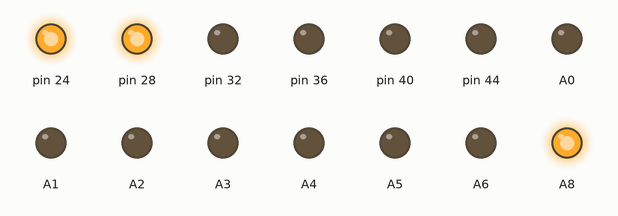
A sketch run on a simulated Arduino Mega 2560, built with avr-gcc and run on an emulated ATmega2560. On the bench: output pins drawn as LEDs (lit = HIGH). Random numbers use the default seed unless the sketch sets one.

Above: at 0.1 s.
At 0.5 s:
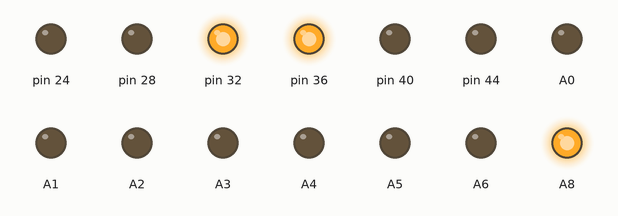
At 0.9 s:
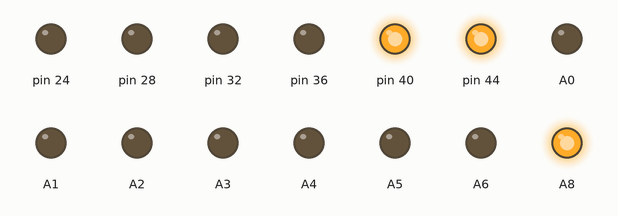
At 1.1 s:
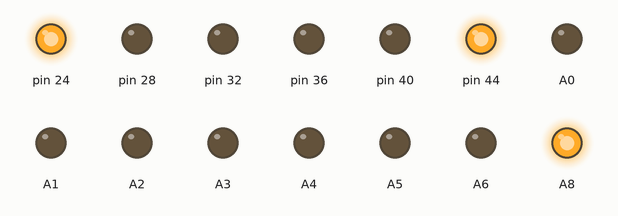
At 1.9 s:
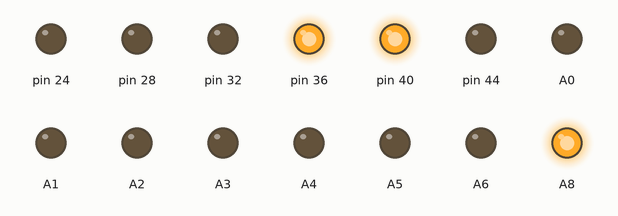
At 2.7 s:
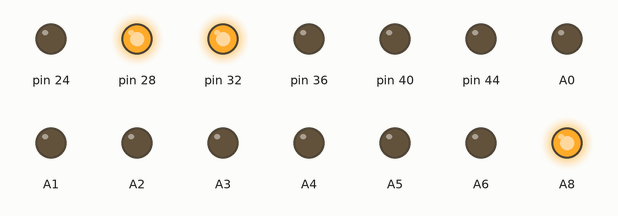
Timing chart, 0 to 3.0 s (numbered marks = the images above):
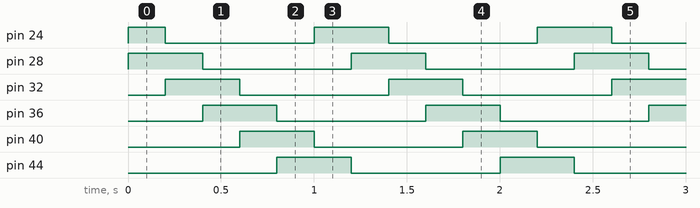

Measured:
- by itself, pin 24: repeats every 1.2 s: LOW 0.80 s, HIGH 0.40 s
- by itself, pin 28, pin 32, pin 36, pin 40, pin 44: alternates HIGH for 0.40 s and LOW for 0.80 s
- by itself, everything shown: repeats every 1.2 s, in 6 steps

The sketch:

MoguraTataki3D.ino
```cpp
#include "SegmentDisplay.hpp"
#include "Panel.hpp"

#define GAMETIME 20000 // 制限時間, 単位: ミリ秒
#define TARGET_SIZE 2 // ターゲットの数

// #define BUTTON 13
#define DISPLAY_R A8, A9, A10, A11, A12, A13, A14
#define DISPLAY_L A0, A1, A2, A3, A4, A5, A6

#define UNUSED_ANALOGPIN A15

const Panel panels[] = { Panel(22, 23, 24, 160), Panel(26, 27, 28, 140), Panel(30, 31, 32, 175), Panel(34, 35, 36, 175),
  Panel(38, 39, 40, 150), Panel(42, 43, 44, 300) };
const int PANELS_SIZE = sizeof(panels) / sizeof(panels[0]); // パネルの数は1以上と決め打ち

// 0: 左, 1: 右
const SegmentDisplay displays[2] = { SegmentDisplay( (int[]) { DISPLAY_L }, false), SegmentDisplay( (int[]) { DISPLAY_R }, true) };

int score;

volatile bool buttonPushed = false;

void setup() {

  /*
  pinMode(BUTTON, INPUT_PULLUP);
  attachInterrupt(BUTTON, onButtonPushed, FALLING);
  */

  Serial.begin(9600);

  randomSeed(analogRead(UNUSED_ANALOGPIN));

}

void loop() {

  reset();
  standby();
  reset();
  game();

  /*
   * ボタンが押されるまで点数を表示し続ける
   */
  // standby();

}

void reset() {

  setSegmentDisplay(score = 0);

  for (int i = 0; i < PANELS_SIZE; i++)
    panels[i].setTarget(false);

}

void standby() {

  // ボタンが押されるまでパネルでイルミネーション

  int illuminationArraySize = PANELS_SIZE / 3;
  unsigned long illumination = millis();
  int wave;

  while (!isButtonPushed()) {

    for (int i = 0; i < PANELS_SIZE; i++) {

      panels[PANELS_SIZE <= i + 1 ? 0 : i + 1].setLED(true);
      panels[i].setLED(true);
      panels[i - 1 < 0 ? PANELS_SIZE - 1 : i - 1].setLED(false);

      if (PANELS_SIZE < ++wave)
        wave = 0;

      while (millis() - illumination < 200);

      illumination = millis();

    }

  }

}

void game() {

  // 最初のターゲットを選ぶ
  for (int i = 0; i < TARGET_SIZE; i++) {

    while (true) {

      int j = random(PANELS_SIZE);

      if (panels[j].isTarget())
        continue;

      panels[j].setTarget(true);

      break;

    }

  }

  // unsigned long startTime = millis();

  while (true) {

    if (isButtonPushed())
      break;

    for (int i = 0; i < PANELS_SIZE; i++) {

      if (!panels[i].isTarget() || !panels[i].check())
        continue;

      panels[i].setTarget(false);

      setSegmentDisplay(++score);

      // 次のターゲットを選ぶ
      while (true) {

        int next = random(PANELS_SIZE);

        if (panels[next].isTarget() || panels[i].equals(panels[next]))
          continue;

        panels[next].setTarget(true);

        break;

      }

      delay(1);

    }

    /*if (GAMETIME < millis() - startTime)
      break;*/

  }

}

void setSegmentDisplay(int value) {

  displays[1].setValue(value % 10);
  displays[0].setValue(value / 10 % 10);

}

void onButtonPushed() {
  buttonPushed = true;
}

bool isButtonPushed() {

  if (buttonPushed) {
    return !(buttonPushed = false);
  }

  return false;

}
```

Panel.cpp
```cpp
#include "Arduino.h"

#include "Panel.hpp"

int Panel::CS_TIME = 30;

Panel::Panel(int paramPinSensorInput, int paramPinSensorOutput, int paramPinLED, long paramThreshold) : pinLED(paramPinLED),
  sensor(CapacitiveSensor(paramPinSensorInput, paramPinSensorOutput)), target(false), threshold(paramThreshold) {

  pinMode(pinLED, OUTPUT);
  digitalWrite(pinLED, LOW);

  sensor.set_CS_AutocaL_Millis(0xffffffff);

}

void Panel::setLED(bool value) {
  digitalWrite(pinLED, value);
}

bool Panel::check() {

  bool touchState = threshold < sensor.capacitiveSensor(CS_TIME);

  return touchState && touchState != lastTouchState;

}

bool Panel::isTarget() {
  return target;
}

void Panel::setTarget(bool value) {
  setLED(target = value);
}

/**
 * LEDのピンで同一パネルか判断する
 */
bool Panel::equals(Panel p) {
  return pinLED == p.pinLED;
}
```

Panel.hpp
```cpp
#ifndef PANEL_H_INCLUDED
#define PANEL_H_INCLUDED

#include <CapacitiveSensor.h>

class Panel {

  public:
    Panel(int paramPinSensorInput, int paramPinSensorOutput, int paramPinLED, long paramThreshold);
    void setLED(bool value);
    bool check();
    bool isTarget();
    void setTarget(bool value);
    bool equals(Panel p);

  private:
    static int CS_TIME;

    const int pinLED;
    const CapacitiveSensor sensor;
    const long threshold;

    bool target;
    bool lastTouchState = false;

};

#endif
```

SegmentDisplay.cpp
```cpp
#include "Arduino.h"
#include "SegmentDisplay.hpp"

bool SegmentDisplay::NUMBERS[10][7] = {
  /* 0 */ {true, true, true, true, true, true, false},
  /* 1 */ {false, true, true, false, false, false, false},
  /* 2 */ {true, true, false, true, true, false, true},
  /* 3 */ {true, true, true, true, false, false, true},
  /* 4 */ {false, true, true, false, false, true, true},
  /* 5 */ {true, false, true, true, false, true, true},
  /* 6 */ {true, false, true, true, true, true, true},
  /* 7 */ {true, true, true, false, false, true, false},
  /* 8 */ {true, true, true, true, true, true, true},
  /* 9 */ {true, true, true, true, false, true, true},
};

SegmentDisplay::SegmentDisplay(int (&paramPins)[7], bool paramShowZero) : showZero(paramShowZero) {

  memcpy(pins, paramPins, sizeof(paramPins));

  for (int i = 0; i < 7; i++) {
    pinMode(pins[i], OUTPUT);
    digitalWrite(pins[i], LOW);
  }

  setValue(0);

}

void SegmentDisplay::setValue(int value) {
  for (int i = 0; i < 7; i++)
    digitalWrite(pins[i], value == 0 && !showZero ? false : NUMBERS[value][i]);
}
```

SegmentDisplay.hpp
```cpp
#ifndef SEGMENT_DISPLAY_H_INC
#define SEGMENT_DISPLAY_H_INC

class SegmentDisplay {

  public:
    SegmentDisplay(int (&paramPins)[7], bool paramShowZero);
    void setValue(int value);

  private:
    static bool NUMBERS[10][7];

    int pins[7];
    bool showZero;

};

#endif
```
